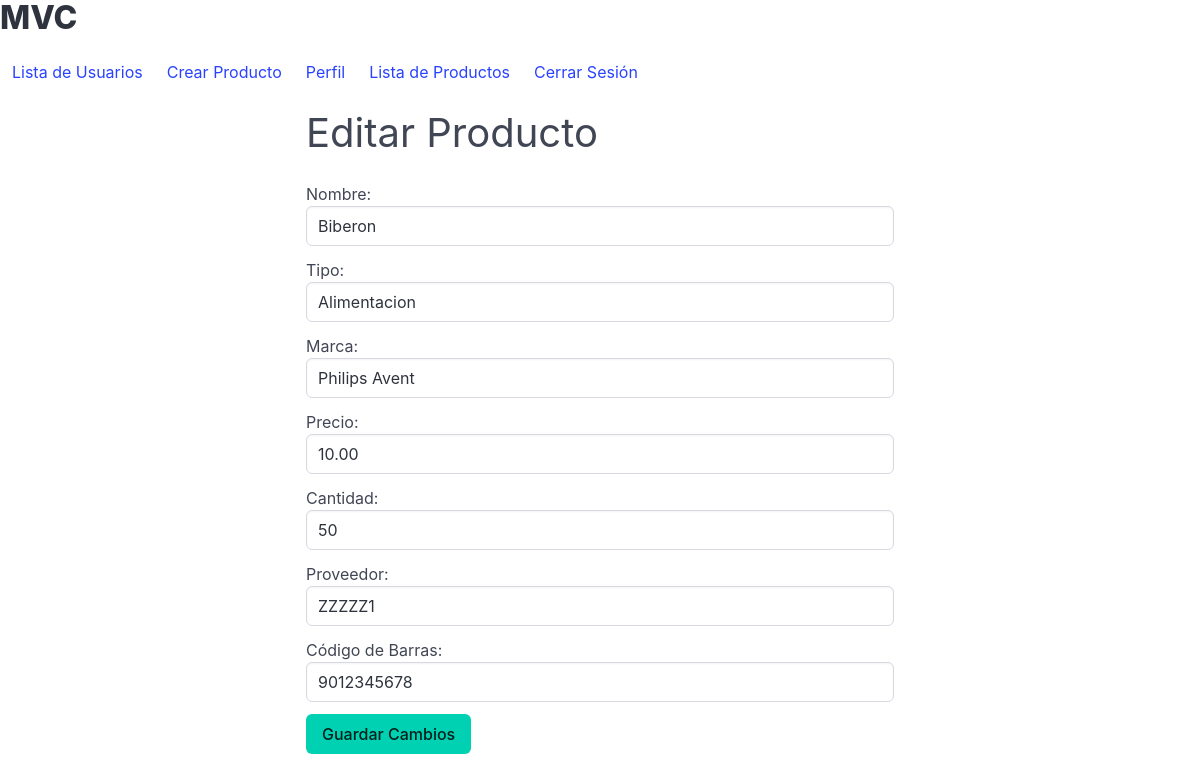
/products/2/update (signed in), run on the app's committed database.
### models/baby_products_model.py (models this page shows, shortened)
class Product(db.Model):
    __tablename__ = "products"
    id = db.Column(db.Integer, primary_key=True)
    nombre = db.Column(db.String(50), nullable=False)
    tipo = db.Column(db.String(50), nullable=False)
    marca = db.Column(db.String(50), nullable=False)
    precio = db.Column(db.Numeric(10, 2), nullable=False)
    cantidad = db.Column(db.Integer, nullable=False)
    proveedor = db.Column(db.String(50), nullable=False)
    codigo_barra = db.Column(db.String(50), nullable=False)
    @staticmethod
    def get_by_id(id):
        return Product.query.get(id)

### controllers/baby_products_controller.py (the view, shortened to what this page needs)
@product_bp.route("/products/<int:id>/update", methods=["GET", "POST"])
@login_required
@role_required("admin")
def update_product(id):
    product = Product.get_by_id(id)
    if not product:
        return "Producto no encontrado", 404
    return baby_products_view.update_product(product)

### models/user_model.py (called while the page is built)
    @staticmethod
    def get_user_by_correo(correo):
        return User.query.filter_by(correo=correo).first()

    def has_role(self, role):
        return self.role == role

### run.py (called while the page is built)
@login_manager.user_loader
def load_user(correo):
    return User.get_user_by_correo(correo)

### views/baby_products_view.py (called while the page is built)
def update_product(product):
    return render_template(
        "update_products.html",
        title="Editar Producto",
        product=product,
        current_user=current_user,
    )

### templates/update_products.html
{% extends 'base.html' %}
{% block content %}
<h2 class="subtitle is-2">Editar Producto</h2>
<form method="post">
    <div class="field">
        <label for="nombre">Nombre:</label>
        <div class="control">
            <input type="text" id="nombre" name="nombre" required class="input" value="{{ product.nombre }}">
        </div>
    </div>
    <div class="field">
        <label for="tipo">Tipo:</label>
        <div class="control">
            <input type="text" id="tipo" name="tipo" required class="input" value="{{ product.tipo }}">
        </div>
    </div>
    <div class="field">
        <label for="marca">Marca:</label>
        <div class="control">
            <input type="text" id="marca" name="marca" required class="input" value="{{ product.marca }}">
        </div>
    </div>
    <div class="field">
        <label for="precio">Precio:</label>
        <div class="control">
            <input type="number" id="precio" name="precio" step="0.01" required class="input" value="{{ product.precio }}">
        </div>
    </div>
    <div class="field">
        <label for="cantidad">Cantidad:</label>
        <div class="control">
            <input type="number" id="cantidad" name="cantidad" required class="input" value="{{ product.cantidad }}">
        </div>
    </div>
    <div class="field">
        <label for="proveedor">Proveedor:</label>
        <div class="control">
            <input type="text" id="proveedor" name="proveedor" required class="input" value="{{ product.proveedor }}">
        </div>
    </div>
    <div class="field">
        <label for="codigo_barra">Código de Barras:</label>
        <div class="control">
            <input type="text" id="codigo_barra" name="codigo_barra" required class="input" value="{{ product.codigo_barra }}">
        </div>
    </div>
    <input type="submit" value="Guardar Cambios" class="button is-primary">
</form>
{% endblock %}

### data on the page
Product: nombre "Biberon", tipo "Alimentacion", marca "Philips Avent", precio "10.00", cantidad "50", proveedor "ZZZZZ1", codigo_barra "9012345678"
